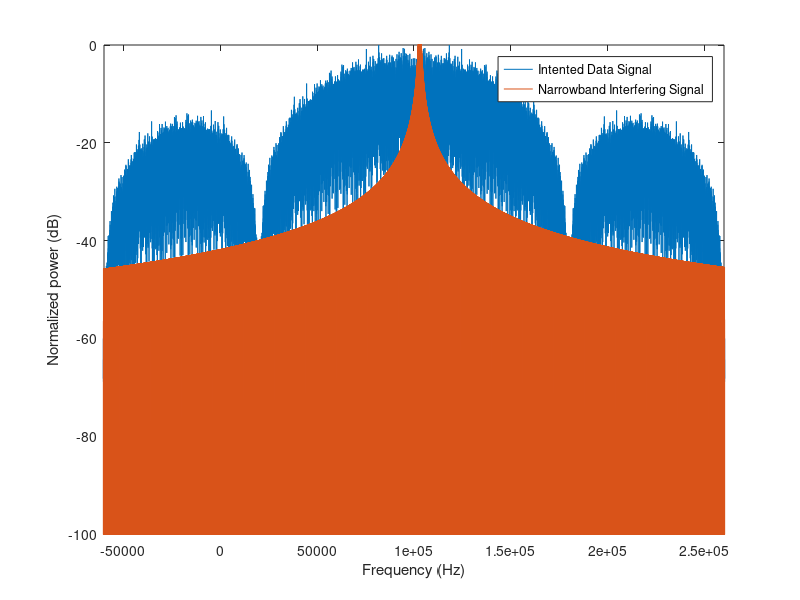

This chart was generated by the following MATLAB code:
%%BPSK Narrowband Interference
%This code will generate a QPSK waveform modulated with random data
%Then compare the frequency domain spectrum with and without square root
%raised cosine pulse shaping.

clear;
M=2 % M-ary modulation - M different symbols
n=1000; % n data symbols to be trasnmitted
data=randi(M,1,n); %%generate n random data symbols
f_c=100e3; % 100 KHz carrier frequency
T_s=1e-4; % 100 us (10^-4 second) symbol duration, 10 KHz signal bandwidth
T_sample=0.25e-6; %Sampling duration = 0.25us
inteference_att=3; %attenuation of the interference in dB

T_s_i=1e-2; % symbol duration of the interfering signal
data_i=randi(M,1,n/round(T_s_i/T_s)); %n data symbols in the interfering signal
f_c_i=103e3; % carrier frequency of the interfering signal
phase_i=rand(1)*2*pi;

%%I and Q symbol table (BPSK)
I_table=[1 -1];
Q_table=[0 0];


N_spreading=8; % number of chips per symbol
data_s=repelem(data, N_spreading)-1; %repeat each element for N_spreading times
key = randi(2, size(data_s))-1;

%%!!! implement spreading here!!! (replace the following line)
data_spreaded=data_s; 
data_spreaded = xor(data_s, key);%%%%%%%%%%%%%

data_spreaded = data_spreaded + 1;

%I and Q components of the intended data signal
I=I_table(data_spreaded);
Q=Q_table(data_spreaded);
%I and Q components of the intended interfering signal
I_i=I_table(data_i);
Q_i=Q_table(data_i);



%resample I and Q at sampling frequency
I_m=repelem(I, round(T_s/N_spreading/T_sample));
Q_m=repelem(Q, round(T_s/N_spreading/T_sample));

I_i_m=repelem(I_i, round(T_s_i/T_sample));
Q_i_m=repelem(Q_i, round(T_s_i/T_sample));

t=[0:T_sample:n*T_s-T_sample];


%x=I_m.*cos(2*pi*f_c*t)+Q_m.*sin(2*pi*f_c*t);
%x_i=I_i_m.*cos(2*pi*f_c_i*t+phase_i)+Q_i_m.*sin(2*pi*f_c_i*t+phase_i);

x=((I_m+j*Q_m).*exp(j*2*pi*f_c*t));
x_i=((I_i_m+j*Q_i_m).*exp(j*2*pi*f_c_i*t));
x_i=x_i*10^(inteference_att/10);

figure;


f=[0:1/(n*T_s):1/T_sample-1]-.5*1/T_sample;

f_x_db=10*log10(abs(fftshift(fft(x))).^2);
f_x_i_db=10*log10(abs(fftshift(fft(x_i))).^2);
max_f_x_db=max(f_x_db);
plot(f,f_x_db-max_f_x_db);
hold on;
plot(f,f_x_i_db-max_f_x_db);
axis([f_c-2*(N_spreading/T_s) f_c+2*(N_spreading/T_s) -100 0]);
ylabel('Normalized power (dB)');
xlabel('Frequency (Hz)');
legend('Intented Data Signal','Narrowband Interfering Signal');

%add some noise
noise=(randn(1,length(t))+randn(1,length(t))*j)*0.01;
%received signal = transmitted signal + noise
r=x+noise;
%downconvert to baseband
r=r.*exp(-j*2*pi*f_c*t);

%same for the received signal when considering interference
r_i=x+x_i+noise;
r_i=r_i.*exp(-j*2*pi*f_c*t);


cps=round(T_s/T_sample/N_spreading); %no. of samples per chip



%averaging over each chip duration
r_chip=arrayfun(@(i) mean(r_i(i:i+cps-1)),1:cps:length(r_i)-cps+1)';



%decision device
r_chip(find(real(r_chip)>=0))=1;
r_chip(find(real(r_chip)<0))=2;
%%%%%%%%%%%
r_chip = r_chip-1;
r_chip = xor(r_chip, key');
r_chip = r_chip +1;
%%%%%%%%%%%
r_symbol=r_chip;
%averaging over each symbol duration
r_symbol=arrayfun(@(i) mean(r_symbol(i:i+N_spreading-1)),1:N_spreading:length(r_symbol)-N_spreading+1)';
%decision device
r_symbol(find(real(r_symbol)>=1.5))=2;
r_symbol(find(real(r_symbol)<1.5))=1;

%r_symbol=repelem(r_symbol, N_spreading)-1; %repeat each element for N_spreading times

% r_symbol = xor(r_symbol, key);
% r_symbol = r_symbol +1;

sum(abs(data-r_symbol.'))/n %error rate









